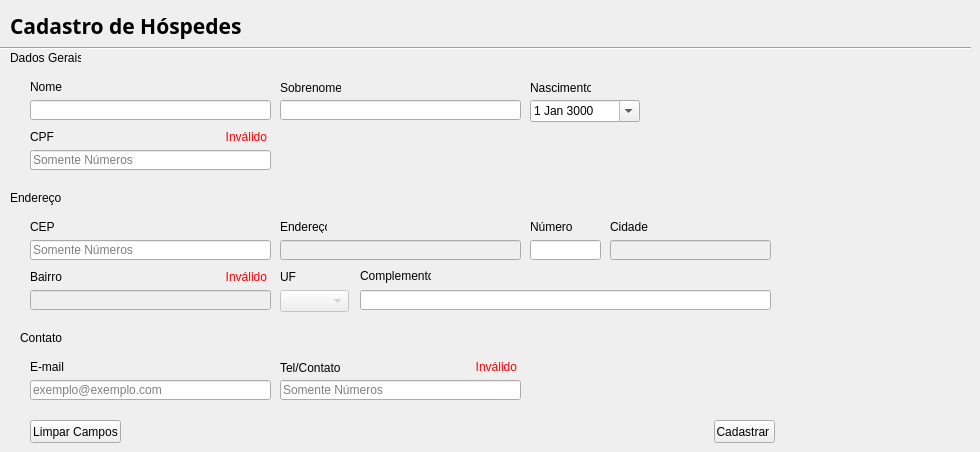
    <widget class="QWidget" name="tab_cad_hosp">
     <attribute name="title">
      <string>Cad. Hosp.</string>
     </attribute>
     <widget class="QLabel" name="label_2">
      <property name="geometry">
       <rect>
        <x>10</x>
        <y>10</y>
        <width>231</width>
        <height>31</height>
       </rect>
      </property>
      <property name="font">
       <font>
        <family>Microsoft PhagsPa</family>
        <pointsize>16</pointsize>
        <weight>75</weight>
        <bold>true</bold>
       </font>
      </property>
      <property name="text">
       <string>Cadastro de Hóspedes</string>
      </property>
     </widget>
     <widget class="Line" name="line">
      <property name="geometry">
       <rect>
        <x>0</x>
        <y>40</y>
        <width>971</width>
        <height>16</height>
       </rect>
      </property>
      <property name="orientation">
       <enum>Qt::Horizontal</enum>
      </property>
     </widget>
     <widget class="QLabel" name="label_3">
      <property name="geometry">
       <rect>
        <x>30</x>
        <y>80</y>
        <width>47</width>
        <height>13</height>
       </rect>
      </property>
      <property name="text">
       <string>Nome</string>
      </property>
     </widget>
     <widget class="QLabel" name="label_7">
      <property name="geometry">
       <rect>
        <x>280</x>
        <y>80</y>
        <width>61</width>
        <height>16</height>
       </rect>
      </property>
      <property name="text">
       <string>Sobrenome</string>
      </property>
     </widget>
     <widget class="QLabel" name="label_9">
      <property name="geometry">
       <rect>
        <x>30</x>
        <y>270</y>
        <width>47</width>
        <height>13</height>
       </rect>
      </property>
      <property name="text">
       <string>Bairro</string>
      </property>
     </widget>
     <widget class="QLabel" name="label_10">
      <property name="geometry">
       <rect>
        <x>610</x>
        <y>220</y>
        <width>47</width>
        <height>13</height>
       </rect>
      </property>
      <property name="text">
       <string>Cidade</string>
      </property>
     </widget>
     <widget class="QLabel" name="label_12">
      <property name="geometry">
       <rect>
        <x>280</x>
        <y>220</y>
        <width>47</width>
        <height>13</height>
       </rect>
      </property>
      <property name="text">
       <string>Endereço</string>
      </property>
     </widget>
     <widget class="QLabel" name="label_13">
      <property name="geometry">
       <rect>
        <x>30</x>
        <y>130</y>
        <width>47</width>
        <height>13</height>
       </rect>
      </property>
      <property name="text">
       <string>CPF</string>
      </property>
     </widget>
     <widget class="QLabel" name="label_14">
      <property name="geometry">
       <rect>
        <x>280</x>
        <y>360</y>
        <width>91</width>
        <height>16</height>
       </rect>
      </property>
      <property name="text">
       <string>Tel/Contato</string>
      </property>
     </widget>
     <widget class="QLabel" name="label_16">
      <property name="geometry">
       <rect>
        <x>30</x>
        <y>360</y>
        <width>47</width>
        <height>13</height>
       </rect>
      </property>
      <property name="text">
       <string>E-mail</string>
      </property>
     </widget>
     <widget class="QLabel" name="label_17">
      <property name="geometry">
       <rect>
        <x>530</x>
        <y>80</y>
        <width>61</width>
        <height>16</height>
       </rect>
      </property>
      <property name="text">
       <string>Nascimento</string>
      </property>
     </widget>
     <widget class="QLabel" name="label_18">
      <property name="geometry">
       <rect>
        <x>30</x>
        <y>220</y>
        <width>47</width>
        <height>13</height>
       </rect>
      </property>
      <property name="text">
       <string>CEP</string>
      </property>
     </widget>
     <widget class="QLabel" name="label_19">
      <property name="geometry">
       <rect>
        <x>280</x>
        <y>270</y>
        <width>47</width>
        <height>13</height>
       </rect>
      </property>
      <property name="text">
       <string>UF</string>
      </property>
     </widget>
     <widget class="QLineEdit" name="line_name">
      <property name="geometry">
       <rect>
        <x>30</x>
        <y>100</y>
        <width>241</width>
        <height>20</height>
       </rect>
      </property>
      <property name="clearButtonEnabled">
       <bool>true</bool>
      </property>
     </widget>
     <widget class="QLineEdit" name="line_lastname">
      <property name="geometry">
       <rect>
        <x>280</x>
        <y>100</y>
        <width>241</width>
        <height>20</height>
       </rect>
      </property>
      <property name="clearButtonEnabled">
       <bool>true</bool>
      </property>
     </widget>
     <widget class="QLineEdit" name="line_cpf">
      <property name="geometry">
       <rect>
        <x>30</x>
        <y>150</y>
        <width>241</width>
        <height>20</height>
       </rect>
      </property>
      <property name="placeholderText">
       <string>Somente Números</string>
      </property>
      <property name="clearButtonEnabled">
       <bool>true</bool>
      </property>
     </widget>
     <widget class="QLabel" name="label_20">
      <property name="geometry">
       <rect>
        <x>10</x>
        <y>50</y>
        <width>71</width>
        <height>16</height>
       </rect>
      </property>
      <property name="text">
       <string>Dados Gerais</string>
      </property>
     </widget>
     <widget class="QLabel" name="label_21">
      <property name="geometry">
       <rect>
        <x>10</x>
        <y>190</y>
        <width>71</width>
        <height>16</height>
       </rect>
      </property>
      <property name="text">
       <string>Endereço</string>
      </property>
     </widget>
     <widget class="QLineEdit" name="line_adress">
      <property name="enabled">
       <bool>false</bool>
      </property>
      <property name="geometry">
       <rect>
        <x>280</x>
        <y>240</y>
        <width>241</width>
        <height>20</height>
       </rect>
      </property>
     </widget>
     <widget class="QLineEdit" name="line_district">
      <property name="enabled">
       <bool>false</bool>
      </property>
      <property name="geometry">
       <rect>
        <x>30</x>
        <y>290</y>
        <width>241</width>
        <height>20</height>
       </rect>
      </property>
     </widget>
     <widget class="QLineEdit" name="line_city">
      <property name="enabled">
       <bool>false</bool>
      </property>
      <property name="geometry">
       <rect>
        <x>610</x>
        <y>240</y>
        <width>161</width>
        <height>20</height>
       </rect>
      </property>
     </widget>
     <widget class="QLineEdit" name="line_cep">
      <property name="geometry">
       <rect>
        <x>30</x>
        <y>240</y>
        <width>241</width>
        <height>20</height>
       </rect>
      </property>
      <property name="placeholderText">
       <string>Somente Números</string>
      </property>
      <property name="clearButtonEnabled">
       <bool>true</bool>
      </property>
     </widget>
     <widget class="QLabel" name="label_22">
      <property name="geometry">
       <rect>
        <x>20</x>
        <y>330</y>
        <width>71</width>
        <height>16</height>
       </rect>
      </property>
      <property name="text">
       <string>Contato</string>
      </property>
     </widget>
     <widget class="QLineEdit" name="line_email">
      <property name="geometry">
       <rect>
        <x>30</x>
        <y>380</y>
        <width>241</width>
        <height>20</height>
       </rect>
      </property>
      <property name="placeholderText">
       <string>exemplo@exemplo.com</string>
      </property>
      <property name="clearButtonEnabled">
       <bool>true</bool>
      </property>
     </widget>
     <widget class="QLineEdit" name="line_tel">
      <property name="geometry">
       <rect>
        <x>280</x>
        <y>380</y>
        <width>241</width>
        <height>20</height>
       </rect>
      </property>
      <property name="placeholderText">
       <string>Somente Números </string>
      </property>
      <property name="clearButtonEnabled">
       <bool>true</bool>
      </property>
     </widget>
     <widget class="QPushButton" name="btn_clear_all_c">
      <property name="geometry">
       <rect>
        <x>30</x>
        <y>420</y>
        <width>91</width>
        <height>23</height>
       </rect>
      </property>
      <property name="text">
       <string>Limpar Campos</string>
      </property>
     </widget>
     <widget class="QPushButton" name="btn_cadastrar_c">
      <property name="geometry">
       <rect>
        <x>714</x>
        <y>420</y>
        <width>61</width>
        <height>23</height>
       </rect>
      </property>
      <property name="text">
       <string>Cadastrar </string>
      </property>
     </widget>
     <widget class="QLabel" name="test_cpf">
      <property name="enabled">
       <bool>true</bool>
      </property>
      <property name="geometry">
       <rect>
        <x>220</x>
        <y>130</y>
        <width>47</width>
        <height>13</height>
       </rect>
      </property>
      <property name="styleSheet">
       <string notr="true">color: rgb(255, 0, 4)</string>
      </property>
      <property name="text">
       <string>Inválido</string>
      </property>
      <property name="alignment">
       <set>Qt::AlignRight|Qt::AlignTrailing|Qt::AlignVCenter</set>
      </property>
     </widget>
     <widget class="QLabel" name="test_contato">
      <property name="enabled">
       <bool>true</bool>
      </property>
      <property name="geometry">
       <rect>
        <x>470</x>
        <y>360</y>
        <width>47</width>
        <height>13</height>
       </rect>
      </property>
      <property name="styleSheet">
       <string notr="true">color: rgb(255, 0, 4)</string>
      </property>
      <property name="text">
       <string>Inválido</string>
      </property>
      <property name="alignment">
       <set>Qt::AlignRight|Qt::AlignTrailing|Qt::AlignVCenter</set>
      </property>
     </widget>
     <widget class="QComboBox" name="combo_uf">
      <property name="enabled">
       <bool>false</bool>
      </property>
      <property name="geometry">
       <rect>
        <x>280</x>
        <y>290</y>
        <width>69</width>
        <height>22</height>
       </rect>
      </property>
      <property name="styleSheet">
       <string notr="true"/>
      </property>
      <property name="frame">
       <bool>true</bool>
      </property>
      <item>
       <property name="text">
        <string/>
       </property>
      </item>
      <item>
       <property name="text">
        <string>AC</string>
       </property>
      </item>
      <item>
       <property name="text">
        <string>AL</string>
       </property>
      </item>
      <item>
       <property name="text">
        <string>AP</string>
       </property>
      </item>
      <item>
       <property name="text">
        <string>AM</string>
       </property>
      </item>
      <item>
       <property name="text">
        <string>BA</string>
       </property>
      </item>
      <item>
       <property name="text">
        <string>CE</string>
       </property>
      </item>
      <item>
       <property name="text">
        <string>ES</string>
       </property>
      </item>
      <item>
       <property name="text">
        <string>GO</string>
       </property>
      </item>
      <item>
       <property name="text">
        <string>MA</string>
       </property>
      </item>
      <item>
       <property name="text">
        <string>MT</string>
       </property>
      </item>
      <item>
       <property name="text">
        <string>MS</string>
       </property>
      </item>
      <item>
       <property name="text">
        <string>MG</string>
       </property>
      </item>
      <item>
       <property name="text">
        <string>PA</string>
       </property>
      </item>
      <item>
       <property name="text">
        <string>PB</string>
       </property>
      </item>
      <item>
       <property name="text">
        <string>PR</string>
       </property>
      </item>
      <item>
       <property name="text">
        <string>PE</string>
       </property>
      </item>
      <item>
       <property name="text">
        <string>PI</string>
       </property>
      </item>
      <item>
       <property name="text">
        <string>RJ</string>
       </property>
      </item>
      <item>
       <property name="text">
        <string>RN</string>
       </property>
      </item>
      <item>
       <property name="text">
        <string>RS</string>
       </property>
      </item>
      <item>
       <property name="text">
        <string>RO</string>
       </property>
      </item>
      <item>
       <property name="text">
        <string>RR</string>
       </property>
      </item>
      <item>
       <property name="text">
        <string>SC</string>
       </property>
      </item>
      <item>
       <property name="text">
        <string>SP</string>
       </property>
      </item>
      <item>
       <property name="text">
        <string>SE</string>
       </property>
      </item>
      <item>
       <property name="text">
        <string>TO</string>
       </property>
      </item>
      <item>
       <property name="text">
        <string>DF</string>
       </property>
      </item>
     </widget>
     <widget class="QLabel" name="test_cep">
      <property name="enabled">
       <bool>true</bool>
      </property>
      <property name="geometry">
       <rect>
        <x>220</x>
        <y>270</y>
        <width>47</width>
        <height>13</height>
       </rect>
      </property>
      <property name="styleSheet">
       <string notr="true">color: rgb(255, 0, 4)</string>
      </property>
      <property name="text">
       <string>Inválido</string>
      </property>
      <property name="alignment">
       <set>Qt::AlignRight|Qt::AlignTrailing|Qt::AlignVCenter</set>
      </property>
     </widget>
     <widget class="QDateEdit" name="date_birth">
      <property name="geometry">
       <rect>
        <x>530</x>
        <y>100</y>
        <width>110</width>
        <height>22</height>
       </rect>
      </property>
      <property name="calendarPopup">
       <bool>true</bool>
      </property>
      <property name="date">
       <date>
        <year>3000</year>
        <month>1</month>
        <day>1</day>
       </date>
      </property>
     </widget>
     <widget class="QLineEdit" name="line_complement">
      <property name="geometry">
       <rect>
        <x>360</x>
        <y>290</y>
        <width>411</width>
        <height>20</height>
       </rect>
      </property>
      <property name="clearButtonEnabled">
       <bool>true</bool>
      </property>
     </widget>
     <widget class="QLabel" name="label_86">
      <property name="geometry">
       <rect>
        <x>360</x>
        <y>266</y>
        <width>71</width>
        <height>20</height>
       </rect>
      </property>
      <property name="text">
       <string>Complemento</string>
      </property>
     </widget>
     <widget class="QLineEdit" name="line_adress_number">
      <property name="geometry">
       <rect>
        <x>530</x>
        <y>240</y>
        <width>71</width>
        <height>20</height>
       </rect>
      </property>
      <property name="clearButtonEnabled">
       <bool>true</bool>
      </property>
     </widget>
     <widget class="QLabel" name="label_87">
      <property name="geometry">
       <rect>
        <x>530</x>
        <y>220</y>
        <width>47</width>
        <height>13</height>
       </rect>
      </property>
      <property name="text">
       <string>Número</string>
      </property>
     </widget>
    </widget>
